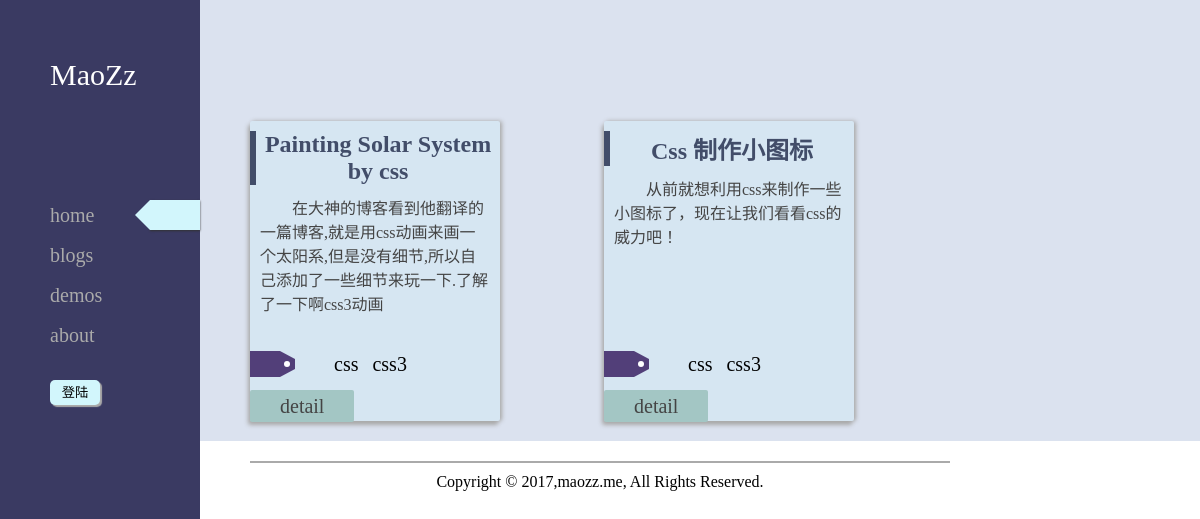
Page /demos/ on the committed database.
### blog/models.py (models this page shows, shortened)
class Post(models.Model):
  title = models.CharField(max_length=30)
  publish_time = models.DateTimeField('Date Published')
  intro = models.TextField()
  view = models.IntegerField(default=0)
  tags = models.ManyToManyField(Tag)

class Demo(Post):
  html = models.TextField(blank=True)
  css = models.TextField(blank=True)
  js = models.TextField(blank=True)

class Post(models.Model):
  title = models.CharField(max_length=30)
  publish_time = models.DateTimeField('Date Published')
  intro = models.TextField()
  view = models.IntegerField(default=0)
  tags = models.ManyToManyField(Tag)

class Tag(models.Model):
  name = models.CharField(max_length=10)

### blog/views.py (the view)
# urls.py: url(r'^demos/?$',views.demos,name='demos'),
def demos(rq):
    posts = Demo.objects.all();
    posts = sorted(posts,key=lambda post: post.publish_time)
    islogin,username = validate(rq)
    rp = render(rq,'index.html',{'posts': posts,'islogin': islogin,'username': username})
    rp.set_cookie('page','2');
    return rp

### blog/views.py (called while the page is built)
def validate(rq):
    username = rq.session.get('username',False)
    islogin = False
    if username:
        islogin = True
    return islogin,username

### blog/templates/index.html (shortened to what this page needs)
<!DOCTYPE html>
<html lang="en">
<head>
  {% load static %}
  <link href="{% static 'blog/css/base.css' %}" rel="stylesheet">
  <link href="{% static 'blog/css/index.css' %}" rel="stylesheet">
</head>
<body>
{% include 'common/nav.html' %}
<div class="container">
  <div class="card-wrap">
    {% for post in posts %}
    <div class="card">
      <h2>{{ post.title }}</h2>
      <p class="intro">{{ post.intro }}</p>
      <div class="msg">
        <div class="tag">
          <div class="icon-tag"></div>
          {% for tag in post.tags.all %}
          <span>{{ tag.name }}</span>
          {% endfor %}
        </div>
        <div class="view"><a href="/detail/{{ post.id }}">detail</a></div>
      </div>
    </div>
    {% endfor %}
  </div>
</div>
{% include 'common/footer.html' %}
</body>
</html>

### blog/static/blog/css/base.css (style rules this page uses)
* { margin: 0; padding: 0; }
a { text-decoration: none; }
.container { margin-left: 200px; background: #dbe2ef; border-top: 1px solid transparent; }

### blog/static/blog/css/index.css (style rules this page uses)
.card-wrap { margin-top: 100px; }
.card { margin: 20px 50px; width: 250px; height: 300px; border-radius: 2px; display: inline-block; background: #d6e6f2; box-shadow: -2px 4px 4px #aaa, 2px 0 4px #aaa; vertical-align: top; position: relative; }
.card h2 { margin-top: 10px; text-align: center; color: #424d69; border-left: 6px solid #424d69; }
.intro { margin: 10px; color: #444; text-indent: 2em; }
.msg { position: absolute; left: 0; bottom: 0; }
.tag { position: relative; }
.tag * { display: inline-block; }
.tag span { margin-left: 10px; font-size: 20px; line-height: 26px; vertical-align: top; }
.tag span:nth-of-type(1) { margin-left: 50px; }
.icon-tag { position: relative; width: 30px; height: 26px; background: #523f79; }
.icon-tag::before { position: absolute; content: ''; top: 0; right: -15px; height: 10px; border-left: 15px #523f79 solid; border-top: 8px transparent solid; border-bottom: 8px transparent solid; }
.icon-tag::after { position: absolute; content: ''; top: 10px; right: -10px; width: 6px; height: 6px; background: #fff; border-radius: 3px; }
.view { margin-top: 10px; }
.view a { text-align: center; background: #a3c6c4; padding: 5px 30px; font-size: 20px; font-weight: 500; line-height: 30px; border-radius: 2px; transition: all 0.5s linear; color: #444; }

### rows in the picture
Demo: title "Painting Solar System by css", intro "在大神的博客看到他翻译的一篇博客,就是用css动画来画一个太阳系,但是没有细节,所以自己添加了一些细节来玩一下.了解了一下啊css3动画"
Tag: name "css"
Tag: name "css3"
Demo: title "Css 制作小图标", intro "从前就想利用css来制作一些小图标了，现在让我们看看css的威力吧！"
